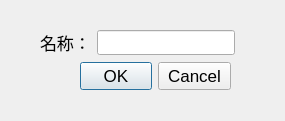
<?xml version="1.0" encoding="UTF-8"?>
<ui version="4.0">
 <class>DialogDelete</class>
 <widget class="QDialog" name="DialogDelete">
  <property name="geometry">
   <rect>
    <x>0</x>
    <y>0</y>
    <width>285</width>
    <height>121</height>
   </rect>
  </property>
  <property name="minimumSize">
   <size>
    <width>285</width>
    <height>121</height>
   </size>
  </property>
  <property name="maximumSize">
   <size>
    <width>285</width>
    <height>121</height>
   </size>
  </property>
  <property name="windowTitle">
   <string>删除水果</string>
  </property>
  <widget class="QDialogButtonBox" name="buttonBox">
   <property name="geometry">
    <rect>
     <x>80</x>
     <y>60</y>
     <width>151</width>
     <height>32</height>
    </rect>
   </property>
   <property name="font">
    <font>
     <pointsize>13</pointsize>
    </font>
   </property>
   <property name="orientation">
    <enum>Qt::Horizontal</enum>
   </property>
   <property name="standardButtons">
    <set>QDialogButtonBox::Cancel|QDialogButtonBox::Ok</set>
   </property>
  </widget>
  <widget class="QWidget" name="layoutWidget">
   <property name="geometry">
    <rect>
     <x>40</x>
     <y>30</y>
     <width>195</width>
     <height>25</height>
    </rect>
   </property>
   <layout class="QHBoxLayout" name="horizontalLayout">
    <item>
     <widget class="QLabel" name="label">
      <property name="font">
       <font>
        <pointsize>13</pointsize>
       </font>
      </property>
      <property name="text">
       <string>名称：</string>
      </property>
     </widget>
    </item>
    <item>
     <widget class="QLineEdit" name="le_name">
      <property name="font">
       <font>
        <pointsize>13</pointsize>
       </font>
      </property>
     </widget>
    </item>
   </layout>
  </widget>
 </widget>
 <resources/>
 <connections>
  <connection>
   <sender>buttonBox</sender>
   <signal>accepted()</signal>
   <receiver>DialogDelete</receiver>
   <slot>accept()</slot>
   <hints>
    <hint type="sourcelabel">
     <x>248</x>
     <y>254</y>
    </hint>
    <hint type="destinationlabel">
     <x>157</x>
     <y>274</y>
    </hint>
   </hints>
  </connection>
  <connection>
   <sender>buttonBox</sender>
   <signal>rejected()</signal>
   <receiver>DialogDelete</receiver>
   <slot>reject()</slot>
   <hints>
    <hint type="sourcelabel">
     <x>316</x>
     <y>260</y>
    </hint>
    <hint type="destinationlabel">
     <x>286</x>
     <y>274</y>
    </hint>
   </hints>
  </connection>
 </connections>
</ui>
